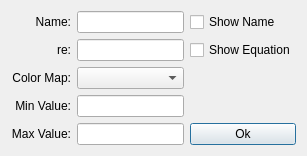
<?xml version="1.0" encoding="UTF-8"?>
<ui version="4.0">
 <class>Dialog</class>
 <widget class="QDialog" name="Dialog">
  <property name="geometry">
   <rect>
    <x>0</x>
    <y>0</y>
    <width>307</width>
    <height>147</height>
   </rect>
  </property>
  <property name="windowTitle">
   <string>Dialog</string>
  </property>
  <layout class="QGridLayout" name="gridLayout">
   <item row="1" column="0">
    <layout class="QGridLayout" name="gridLayout_2">
     <item row="0" column="2">
      <widget class="QCheckBox" name="checkBox_showName">
       <property name="text">
        <string>Show Name</string>
       </property>
      </widget>
     </item>
     <item row="0" column="1">
      <widget class="QLineEdit" name="lineEdit_Name"/>
     </item>
     <item row="1" column="1">
      <widget class="QLineEdit" name="lineEdit_re"/>
     </item>
     <item row="0" column="0">
      <widget class="QLabel" name="label_name">
       <property name="text">
        <string>Name:</string>
       </property>
       <property name="alignment">
        <set>Qt::AlignRight|Qt::AlignTrailing|Qt::AlignVCenter</set>
       </property>
      </widget>
     </item>
     <item row="1" column="0">
      <widget class="QLabel" name="label_re">
       <property name="text">
        <string>re:</string>
       </property>
       <property name="alignment">
        <set>Qt::AlignRight|Qt::AlignTrailing|Qt::AlignVCenter</set>
       </property>
      </widget>
     </item>
     <item row="2" column="0">
      <widget class="QLabel" name="label_colorMap">
       <property name="text">
        <string>Color Map:</string>
       </property>
       <property name="alignment">
        <set>Qt::AlignRight|Qt::AlignTrailing|Qt::AlignVCenter</set>
       </property>
      </widget>
     </item>
     <item row="3" column="1">
      <widget class="QLineEdit" name="lineEdit_min"/>
     </item>
     <item row="4" column="2">
      <widget class="QPushButton" name="pushButton_ok">
       <property name="text">
        <string>Ok</string>
       </property>
      </widget>
     </item>
     <item row="1" column="2">
      <widget class="QCheckBox" name="checkBox_showEquation">
       <property name="text">
        <string>Show Equation</string>
       </property>
      </widget>
     </item>
     <item row="2" column="1">
      <widget class="QComboBox" name="comboBox_colorMap"/>
     </item>
     <item row="3" column="0">
      <widget class="QLabel" name="label_minValue">
       <property name="text">
        <string>Min Value:</string>
       </property>
       <property name="alignment">
        <set>Qt::AlignRight|Qt::AlignTrailing|Qt::AlignVCenter</set>
       </property>
      </widget>
     </item>
     <item row="4" column="0">
      <widget class="QLabel" name="label_maxValue">
       <property name="text">
        <string>Max Value:</string>
       </property>
       <property name="alignment">
        <set>Qt::AlignRight|Qt::AlignTrailing|Qt::AlignVCenter</set>
       </property>
      </widget>
     </item>
     <item row="4" column="1">
      <widget class="QLineEdit" name="lineEdit_max"/>
     </item>
    </layout>
   </item>
  </layout>
 </widget>
 <resources/>
 <connections/>
</ui>
